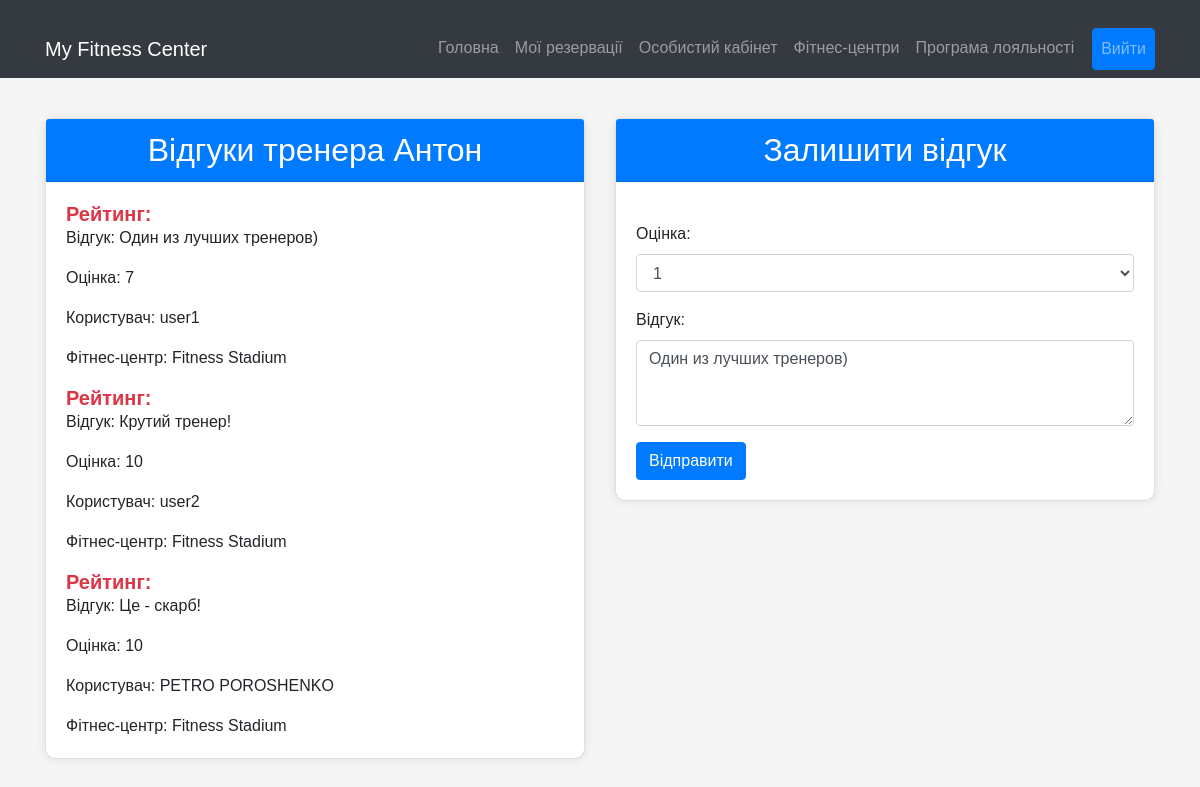
Screenshot of /fitness_center/1/trainer/1/rating (signed in) with the database file from the repository.
### project_package/models.py (models this page shows, shortened)
class Trainer(Base):
    __tablename__ = "trainer"
    id = Column(Integer, primary_key=True)
    name = Column(String(50), unique=True, nullable=False)
    gym_id = Column(Integer, ForeignKey('gym.id'))
    gym = relationship('Gym', back_populates='trainer')
    review = relationship('Review', back_populates='trainer')
    trainer_services = relationship('TrainerServices', back_populates='trainer')
    trainer_schedule = relationship('TrainerSchedule', back_populates='trainer')

class Review(Base):
    __tablename__ = "review"
    id = Column(Integer, primary_key=True)
    user_id = Column(Integer, ForeignKey('user.id'))
    trainer_id = Column(Integer, ForeignKey('trainer.id'))
    gym_id = Column(Integer, ForeignKey('gym.id'))
    points = Column(Integer)
    text = Column(String)
    gym = relationship('Gym', back_populates='review')
    trainer = relationship('Trainer', back_populates='review')
    user = relationship('User', back_populates='review')

class User(Base):
    __tablename__ = "user"
    id = Column(Integer, primary_key=True, autoincrement=True, unique=True)
    login = Column(String(50), unique=True, nullable=False)
    password = Column(String(50))
    birth_date = Column(String(50), default='1940-01-01', nullable=False)
    phone = Column(String(50))
    funds = Column(Integer, nullable=False, default=0)
    review = relationship('Review', back_populates='user')

class Gym(Base):
    __tablename__ = "gym"
    id = Column(Integer, primary_key=True)
    name = Column(String, unique=True, nullable=False)
    address = Column(String(50))
    contacts = Column(String(50))
    services = relationship("Service", back_populates="gym")
    trainer = relationship("Trainer", back_populates="gym")
    review = relationship("Review", back_populates="gym")

### app.py (the view)
@app.route('/fitness_center/<gym_id>/trainer/<trainer_id>/rating', methods=['GET', 'POST'])
@login_required
def trainer_rating(gym_id, trainer_id):
    user = session.get('user', None)
    if request.method == 'POST':
        rating = request.form.get('rating')
        review_text = request.form.get('review')
        user_review = db_session.query(Review).filter_by(user_id=user['id'], trainer_id=trainer_id).first()
        if user_review is not None:
            user_review.points = rating
            user_review.text = review_text
        else:
            new_review = Review(user_id=user['id'], trainer_id=trainer_id, gym_id=gym_id, points=int(rating),
                                text=review_text)
            db_session.add(new_review)
        db_session.commit()
        return redirect(f'/fitness_center/{gym_id}/trainer/{trainer_id}/rating')
    else:
        user_reviw = db_session.query(Review).filter_by(user_id=user['id'], trainer_id=trainer_id).first()
        trainer = db_session.query(Trainer).join(Gym, Trainer.gym_id == Gym.id).filter(Trainer.id == trainer_id).first()
        reviews = db_session.query(Review).filter_by(trainer_id=trainer_id).all()
        return render_template('trainer_rating.html', reviews=reviews, users=user, trainer=trainer,
                               user_reviw=user_reviw)

### app.py (called while the page is built)
def login_required(f):
    @wraps(f)
    def wrapper(*args, **kwargs):
        if 'user' in session:
            return f(*args, **kwargs)
        else:
            return redirect('/login')
    return wrapper

### templates/trainer_rating.html (shortened to what this page needs)
<!DOCTYPE html>
<html lang="uk">
<head>
    <link href="https://stackpath.bootstrapcdn.com/bootstrap/4.5.2/css/bootstrap.min.css" rel="stylesheet">
</head>
<body>
<nav class="navbar navbar-expand-lg navbar-dark bg-dark">
    <div class="container">
        <a class="navbar-brand" href="/">My Fitness Center</a>
        <div class="collapse navbar-collapse" id="navbarNav">
            <ul class="navbar-nav ml-auto">
                <li class="nav-item">
                    <a class="nav-link" href="/">Головна</a>
                </li>
                <li class="nav-item">
                    <a class="nav-link" href="/user/reservations">Мої резервації</a>
                </li>
                <li class="nav-item">
                    <a class="nav-link" href="/user">Особистий кабінет</a>
                </li>
                <li class="nav-item">
                    <a class="nav-link" href="/fitness_center">Фітнес-центри</a>
                </li>
                <li class="nav-item">
                    <a class="nav-link" href="/">Програма лояльності</a>
                </li>
                <li class="nav-item">
                    <a class="nav-link btn btn-primary btn-logout" href="/logout">Вийти</a>
                </li>
            </ul>
        </div>
    </div>
</nav>
<div class="container">
    <div class="row">
        <div class="col-md-6">
            <div class="card">
                <div class="card-header">
                    <h2 class="card-title mb-0">Відгуки тренера {{ trainer.name }}</h2>
                </div>
                <div class="card-body">
                    {% if reviews %}
                        <ul class="list-group">
                            {% for review in reviews %}
                                <h5 class="card-title highlight">Рейтинг: {{ trainer.rating }}</h5>
                                <p class="card-text">Відгук: {{ review.text }}</p>
                                <p class="card-text">Оцінка: {{ review.points }}</p>
                                <p class="card-text">Користувач: {{ review.user.login }}</p>
                                <p class="card-text">Фітнес-центр: {{ trainer.gym.name }}</p>
                            {% endfor %}
                        </ul>
                    {% else %}
                        <p class="card-text">Відгуки відсутні</p>
                    {% endif %}
                </div>
            </div>
        </div>
        <div class="col-md-6">
            <div class="card">
                <div class="card-header">
                    <h2 class="card-title mb-0 review-title">Залишити відгук</h2>
                </div>
                <div class="card-body review-form">
                    <form method="post">
                        <div class="form-group">
                            <label for="rating">Оцінка:</label>
                            <select class="form-control" id="rating" name="rating" required>{{ user_reviw.points }}
                                {% for i in range(1, 11) %}
                                    <option value="{{ i }}">{{ i }}</option>
                                {% endfor %}
                            </select>
                        </div>
                        <div class="form-group">
                            <label for="review">Відгук:</label>
                            <textarea class="form-control" id="review" name="review" rows="3" required>{{ user_reviw.text }}</textarea>
                        </div>
                        <button type="submit" class="btn btn-primary">Відправити</button>
                    </form>
                </div>
            </div>
        </div>
    </div>
</div>
</body>
</html>

### templates/trainer_rating.html (style rules this page uses)
body { background-color: #f5f5f5; font-family: Arial, sans-serif; }
.container { margin-top: 20px; }
.card { background-color: #fff; border-radius: 10px; box-shadow: 0px 0px 10px 0px rgba(0,0,0,0.1); margin-top: 20px; }
.card-header { background-color: #007bff; color: #fff; text-align: center; border-top-left-radius: 10px; border-top-right-radius: 10px; }
.card-title { margin-bottom: 0; }
.review-title { text-align: center; }
.review-form { margin-top: 20px; }
.highlight { color: #dc3545; font-weight: bold; }
.btn-logout { margin-left: 10px; }

### rows the page displays
Trainer: name "Антон"
Review: text "Один из лучших тренеров)", points "7", user.login "user1", review "Один из лучших тренеров)"
Gym: gym.name "Fitness Stadium"
Review: text "Крутий тренер!", points "10", user.login "user2"
Review: text "Це - скарб!", points "10", user.login "PETRO POROSHENKO"

### other values shown
form field rating "1"
